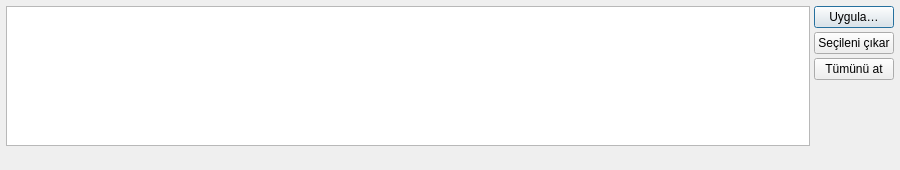
<?xml version="1.0" encoding="UTF-8"?>
<ui version="4.0">
 <class>ChangesPanel</class>
 <widget class="QWidget" name="ChangesPanel">
  <property name="geometry">
   <rect><x>0</x><y>0</y><width>900</width><height>170</height></rect>
  </property>
  <property name="windowTitle">
   <string>Bekleyen değişiklikler</string>
  </property>
  <layout class="QVBoxLayout" name="layoutMain">
   <property name="spacing"><number>4</number></property>
   <property name="leftMargin"><number>6</number></property>
   <property name="topMargin"><number>6</number></property>
   <property name="rightMargin"><number>6</number></property>
   <property name="bottomMargin"><number>6</number></property>
   <item>
    <layout class="QHBoxLayout" name="layoutTop">
     <item>
      <widget class="QListWidget" name="listChanges">
       <property name="minimumSize"><size><width>0</width><height>60</height></size></property>
       <property name="alternatingRowColors"><bool>true</bool></property>
       <property name="selectionMode"><enum>QAbstractItemView::ExtendedSelection</enum></property>
      </widget>
     </item>
     <item>
      <layout class="QVBoxLayout" name="layoutButtons">
       <item>
        <widget class="QPushButton" name="btnApply">
         <property name="text"><string>Uygula…</string></property>
         <property name="toolTip"><string>Planı gözden geçir ve tek yönetici onayıyla uygula</string></property>
         <property name="default"><bool>true</bool></property>
        </widget>
       </item>
       <item>
        <widget class="QPushButton" name="btnRemove">
         <property name="text"><string>Seçileni çıkar</string></property>
        </widget>
       </item>
       <item>
        <widget class="QPushButton" name="btnClear">
         <property name="text"><string>Tümünü at</string></property>
        </widget>
       </item>
       <item>
        <spacer name="spacerButtons">
         <property name="orientation"><enum>Qt::Vertical</enum></property>
         <property name="sizeHint" stdset="0"><size><width>10</width><height>10</height></size></property>
        </spacer>
       </item>
      </layout>
     </item>
    </layout>
   </item>
   <item>
    <widget class="QLabel" name="lblInfo">
     <property name="text"><string/></property>
     <property name="wordWrap"><bool>true</bool></property>
    </widget>
   </item>
  </layout>
 </widget>
 <resources/>
 <connections/>
</ui>
